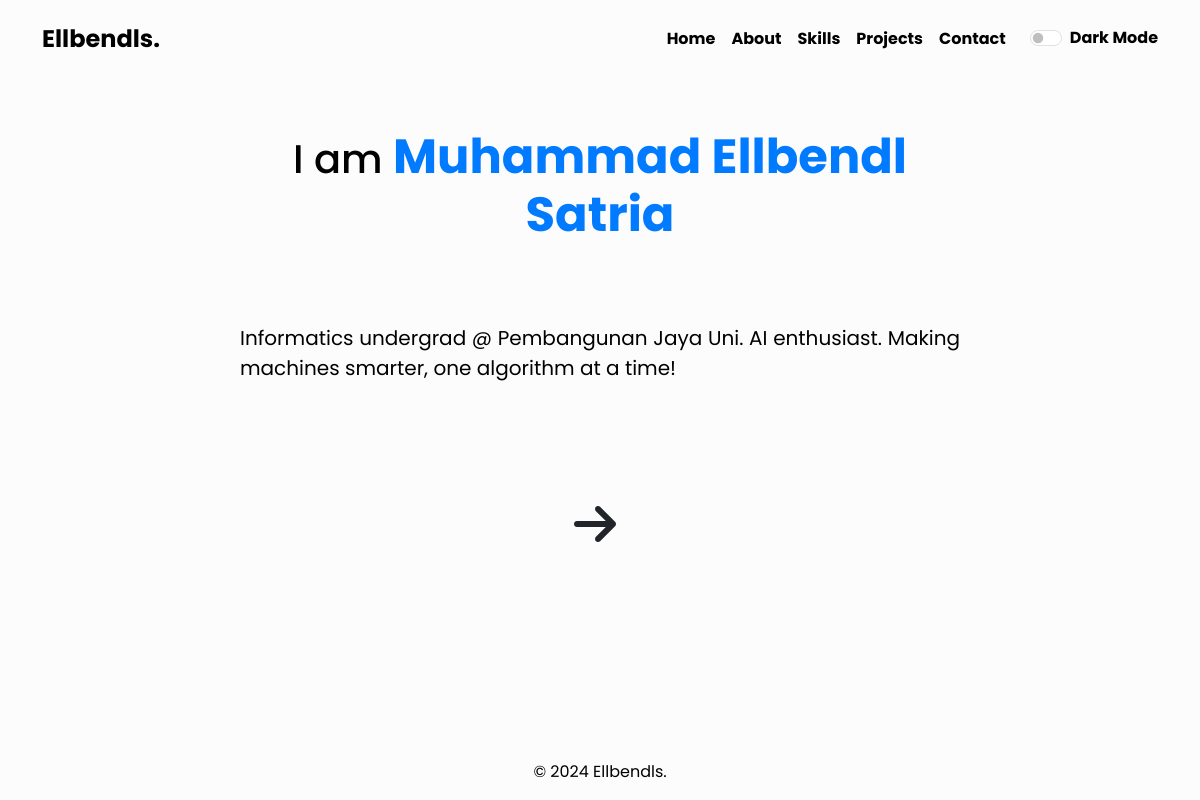
The page / on the database its author committed.
### tables this page shows
CREATE TABLE `menu` (
  `menu` varchar(10) NOT NULL,
  `url` varchar(255) DEFAULT NULL
);

CREATE TABLE `hero_section` (
  `id` int(11) NOT NULL,
  `name` varchar(255) NOT NULL,
  `description` text NOT NULL,
  `link` varchar(255) NOT NULL
);

### index.php (the view, shortened to what this page needs)
<!DOCTYPE html>
<html lang="en">
<head>
    <link href="https://cdn.jsdelivr.net/npm/bootstrap@5.3.3/dist/css/bootstrap.min.css" rel="stylesheet">
    <link rel="stylesheet" href="https://cdnjs.cloudflare.com/ajax/libs/font-awesome/6.0.0-beta3/css/all.min.css">
    <link rel="stylesheet" href="style.css">
</head>
<body class="index-page">
<?php
$servername = "localhost";
$username = "root";
$password = "";
$dbname = "portfolio";
$conn = new mysqli($servername, $username, $password, $dbname);
$sql = "SELECT menu, url FROM menu";
$result = $conn->query($sql);
$hero_sql = "SELECT name, description, link FROM hero_section WHERE id = 1";
$hero_result = $conn->query($hero_sql);
$hero_data = $hero_result->fetch_assoc();
if ($result) {
?>
<nav class="navbar navbar-expand-lg p-3">
    <div class="container fw-bolder">
        <a class="navbar-brand fs-4" href="#">Ellbendls.</a>
        <div class="collapse navbar-collapse" id="collapsibleNavId">
            <ul class="navbar-nav ms-auto mt-2 mt-lg-0">
                <?php
                if ($result->num_rows > 0) {
                    while($row = $result->fetch_assoc()) {
                        echo '<li class="nav-item fs-6">';
                        echo '<a class="nav-link" href="' . $row["url"] . '">' . $row["menu"] . '</a>';
                        echo '</li>';
                    }
                } else {
                    echo '<li class="nav-item fs-6">0 results</li>';
                }
                ?>
            </ul>
            <div class="form-check form-switch ms-3">
                <input class="form-check-input" type="checkbox" id="darkModeSwitch">
                <label class="form-check-label" for="darkModeSwitch">Dark Mode</label>
            </div>
        </div>
    </div>
</nav>
<?php
} else {
    echo "Error: " . $conn->error;
}
?>
<div class="about center">
    <h1>I am <span class="about__name"><?php echo $hero_data['name']; ?></span></h1>
    <p class="about__desc">
        <?php echo $hero_data['description']; ?>
    </p>
    <div class="about__contact center">
        <a href="<?php echo $hero_data['link']; ?>" class="btn btn--outline">
            <i class="fas fa-arrow-right"></i>
        </a>
    </div>
</div>
<footer class="footer text-center py-3 mt-auto">
    <div class="container">
        <span>© 2024 Ellbendls.</span>
    </div>
</footer>
</body>
</html>

### style.css (style rules this page uses)
body { font-family: 'Poppins', sans-serif; background-color: #fcfcfc; color: black; display: flex; flex-direction: column; min-height: 100vh; opacity: 0; transition: opacity 0.5s ease-in-out; }
body.fade-in { opacity: 1; }
.navbar, .footer { background-color: #fcfcfc; color: black; }
.navbar a, .footer a { color: black; position: relative; text-decoration: none; }
.navbar a::after, .footer a::after { content: ''; position: absolute; width: 0; height: 2px; display: block; margin-top: 5px; right: 0; background: currentColor; transition: width 0.6s ease; -webkit-transition: width 0.6s ease; }
.index-page .about, .about-page .about { text-align: center; padding: 50px 0; margin: 0 10%; flex: 1; }
.index-page .about__name, .about-page .about__name { color: #007bff; font-weight: bold; font-size: 3rem; margin-bottom: 40px; }
.index-page .about__desc { font-size: 1.25rem; margin-top: 80px; margin-bottom: 50px; text-align: justify; }
.index-page .about__contact .btn { margin-right: 10px; font-size: 2rem; }
.footer { padding: 1rem 0; margin-top: auto; }
@media (min-width: 992px) { .index-page .about, .about-page .about { margin: 0 20%; } }
@media (min-width: 992px) { .index-page .about__contact .btn { font-size: 3rem; margin-top: 50px; } }

### rows shown on the page
menu: menu "Home"
menu: menu "About"
menu: menu "Skills"
menu: menu "Projects"
menu: menu "Contact"
hero_section: name "Muhammad Ellbendl Satria", description "Informatics undergrad @ Pembangunan Jaya Uni. AI enthusiast. Making machines smarter, one algorithm at a time!"
